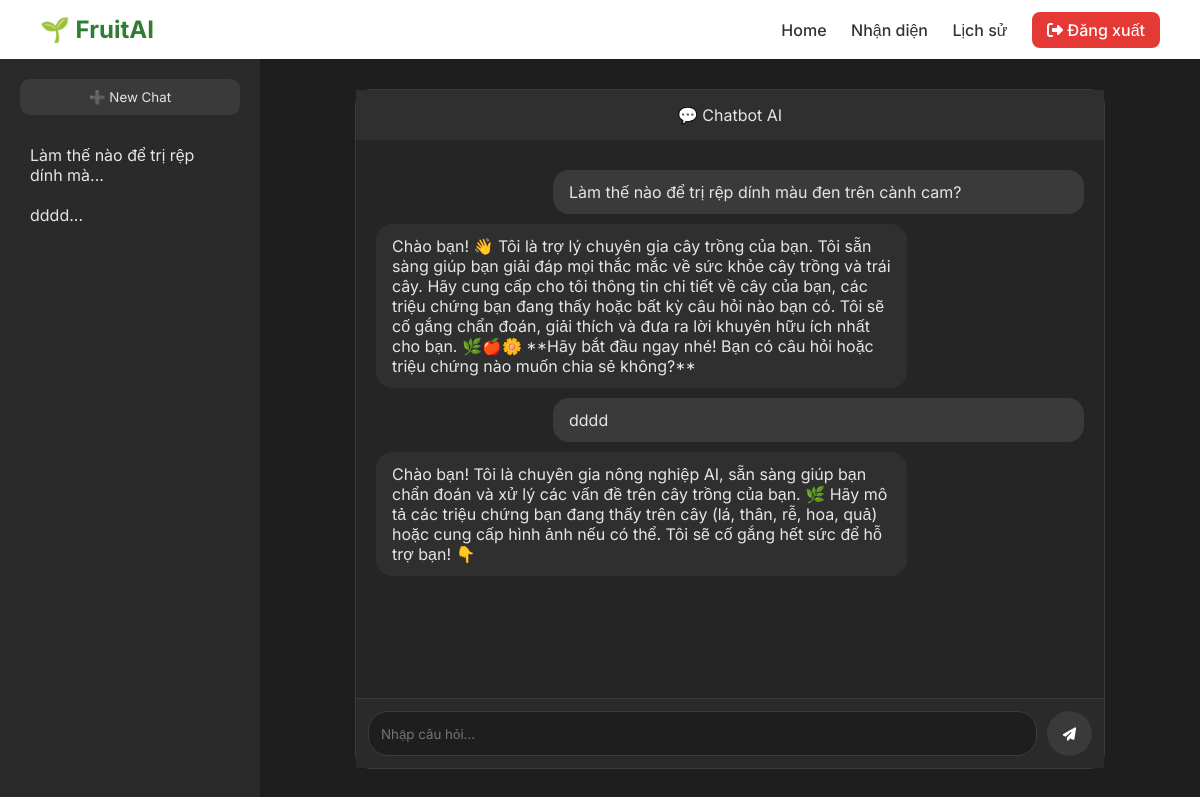
Screenshot of /chatbot (signed in) with the database file from the repository.
### main.py (models this page shows)
class ChatHistory(db.Model):
    __tablename__ = "chat_history"
    id = db.Column(db.Integer, primary_key=True)
    user_id = db.Column(db.Integer)
    question = db.Column(db.Text)
    answer = db.Column(db.Text)
    created_at = db.Column(db.DateTime, server_default=db.func.now())

### main.py (the view, shortened to what this page needs)
@app.route("/chatbot", methods=["GET", "POST"])
def chatbot():
    if "user_id" not in session:
        return redirect("/login")
    chats = ChatHistory.query.order_by(
        ChatHistory.created_at.desc()
    ).all()
    return render_template("chatbot.html", history=chats)

### templates/chatbot.html (shortened to what this page needs)
<!DOCTYPE html>
<html lang="vi">
<head>
    <link rel="stylesheet" href="static/CSS/chatbot.css">
    <link rel="stylesheet" href="static/CSS/logout.css">
    <link rel="stylesheet" href="static/CSS/nav.css">
<link rel="stylesheet" href="https://cdnjs.cloudflare.com/ajax/libs/font-awesome/6.5.0/css/all.min.css">
</head>
<body>
<div class="nav">
    <h2>🌱 FruitAI</h2>
    <div>
        <a href="/home">Home</a>
        <a href="/detect">Nhận diện</a>
        <a href="/history">Lịch sử</a>
        <a href="/logout" class="logout-btn">
            <i class="fas fa-sign-out-alt"></i> Đăng xuất
        </a>
    </div>
</div>
<div class="app">
    <div class="sidebar">
        <button class="new-chat" onclick="newChat()">➕ New Chat</button>
        <div class="history" id="historyList">
            {% for chat in history %}
                <div class="history-item">
                    {{ chat.question[:30] }}...
                </div>
            {% endfor %}
        </div>
    </div>
    <div class="main">
        <div class="container">
            <div class="chat-header">
                💬 Chatbot AI
            </div>
            <div class="chat-box" id="chatBox">
                {% for chat in history %}
                    <div class="message user">{{ chat.question }}</div>
                    <div class="message bot">{{ chat.answer }}</div>
                {% endfor %}
            </div>
            <div class="input-box">
                <input type="text" id="userInput" placeholder="Nhập câu hỏi...">
                <button onclick="sendMessage()">
                    <i class="fas fa-paper-plane"></i>
                </button>
            </div>
        </div>
    </div>
</div>
</body>
</html>

### static/CSS/chatbot.css (style rules this page uses)
:root { --bg: #1e1e1e; --sidebar: #2a2a2a; --chat: #252525; --user: #3a3a3a; --bot: #2f2f2f; --border: #3c3c3c; --text: #e5e5e5; }
* { margin: 0; padding: 0; box-sizing: border-box; font-family: 'Inter', sans-serif; }
body { background: var(--bg); color: var(--text); }
.app { display: flex; height: calc(100vh - 60px); }
.sidebar { width: 260px; background: var(--sidebar); padding: 20px; }
.new-chat { width: 100%; padding: 10px; background: #3a3a3a; border: none; color: var(--text); border-radius: 10px; cursor: pointer; }
.history { margin-top: 20px; }
.history-item { padding: 10px; border-radius: 8px; cursor: pointer; }
.main { flex: 1; display: flex; justify-content: center; align-items: center; }
.container { width: 100%; max-width: 750px; height: 85vh; background: var(--chat); border-radius: 15px; display: flex; flex-direction: column; border: 1px solid var(--border); }
.chat-header { padding: 15px; background: #2f2f2f; text-align: center; }
.chat-box { flex: 1; padding: 20px; overflow-y: auto; }
.message { padding: 12px 16px; border-radius: 16px; margin: 10px 0; max-width: 75%; animation: fadeIn 0.3s ease; }
.user { background: var(--user); margin-left: auto; }
.bot { background: var(--bot); }
.input-box { display: flex; padding: 12px; background: var(--sidebar); border-top: 1px solid var(--border); }
.input-box input { flex: 1; padding: 12px; border-radius: 20px; border: 1px solid var(--border); background: #1e1e1e; color: white; outline: none; }
.input-box button { margin-left: 10px; width: 45px; height: 45px; border-radius: 50%; border: none; background: #3a3a3a; color: white; cursor: pointer; }

### static/CSS/logout.css (style rules this page uses)
.logout-btn { background: #E53935; color: white !important; padding: 8px 15px; border-radius: 8px; margin-left: 20px; transition: 0.3s; }

### static/CSS/nav.css (style rules this page uses)
.nav { display: flex; justify-content: space-between; align-items: center; padding: 15px 40px; background: white; box-shadow: 0 2px 10px rgba(0,0,0,0.05); }
.nav h2 { color: #2E7D32; }
.nav a { margin-left: 20px; text-decoration: none; color: #333; font-weight: 500; }

### rows the page displays
ChatHistory: question "Làm thế nào để trị rệp dính mà", question "Làm thế nào để trị rệp dính màu đen trên cành cam?", answer "Chào bạn! 👋 Tôi là trợ lý chuyên gia cây trồng của bạn. Tôi sẵn sàng giúp bạn giải đáp mọi thắc mắc về sức khỏe cây trồng và trái cây. Hãy cung cấp cho tôi thông tin chi tiết về cây của bạn, các triệu chứng bạn đang thấy hoặc bất kỳ câu hỏi nào bạn có. Tôi sẽ cố gắng chẩn đoán, giải thích và đưa ra lời khuyên hữu ích nhất cho bạn. 🌿🍎🌼 **Hãy bắt đầu ngay nhé! Bạn có câu hỏi hoặc triệu chứng nào muốn chia sẻ không?**"
ChatHistory: question "dddd", answer "Chào bạn! Tôi là chuyên gia nông nghiệp AI, sẵn sàng giúp bạn chẩn đoán và xử lý các vấn đề trên cây trồng của bạn. 🌿 Hãy mô tả các triệu chứng bạn đang thấy trên cây (lá, thân, rễ, hoa, quả) hoặc cung cấp hình ảnh nếu có thể. Tôi sẽ cố gắng hết sức để hỗ trợ bạn! 👇"
